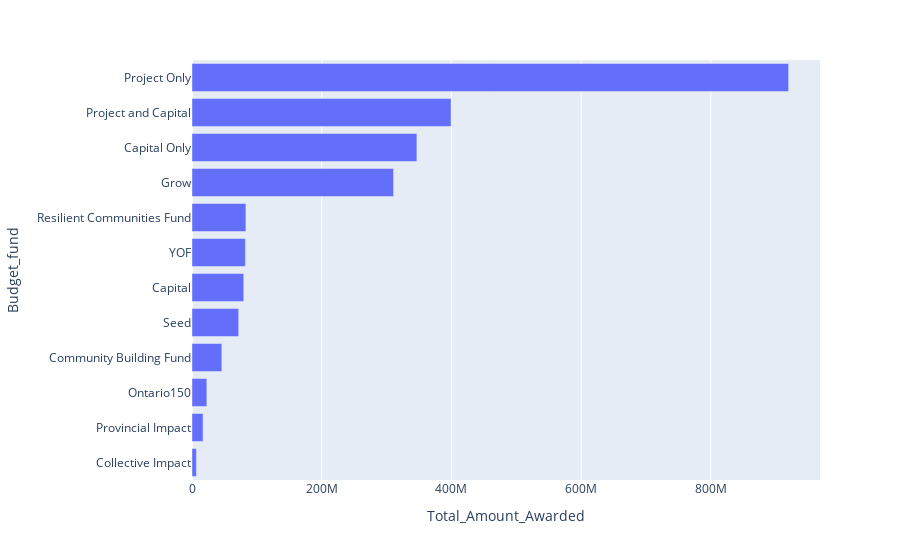

Notebook source saved alongside this figure:
### Code cell
## Total grands by budget fund
df_total_grants = df[['Amount_awarded','Budget_fund_update']]
df_total_grants_agg = df_total_grants.groupby('Budget_fund_update').agg(Total_Amount_Awarded = 
                                                                      ('Amount_awarded', 'sum')).reset_index()
df_total_grants_agg.columns = ['Budget_fund', 'Total_Amount_Awarded']
df_total_grants_agg = df_total_grants_agg.sort_values("Total_Amount_Awarded", ascending=True).reset_index()
fig = px.bar(df_total_grants_agg, x="Total_Amount_Awarded", y="Budget_fund", orientation='h')
fig.show()

### Figure 1 — Plotly figure (JSON) as saved in the notebook; plotly's stock layout.template omitted (floating-point values rounded to 4 significant figures)
{"data": [{"alignmentgroup": "True", "hoverlabel": {"namelength": 0}, "hovertemplate": "Total_Amount_Awarded=%{x}<br>Budget_fund=%{y}", "legendgroup": "", "marker": {"color": "#636efa"}, "name": "", "offsetgroup": "", "orientation": "h", "showlegend": false, "textposition": "auto", "type": "bar", "x": [6783800, 17038300, 22870400, 46019300, 71966200, 79804200, 82321500, 83132000, 310810200, 346749480, 399464300, 919912741], "xaxis": "x", "y": ["Collective Impact", "Provincial Impact", "Ontario150", "Community Building Fund", "Seed", "Capital", "YOF", "Resilient Communities Fund", "Grow", "Capital Only", "Project and Capital", "Project Only"], "yaxis": "y"}], "layout": {"barmode": "relative", "legend": {"tracegroupgap": 0}, "margin": {"t": 60}, "xaxis": {"anchor": "y", "domain": [0, 1], "title": {"text": "Total_Amount_Awarded"}}, "yaxis": {"anchor": "x", "domain": [0, 1], "title": {"text": "Budget_fund"}}}}
